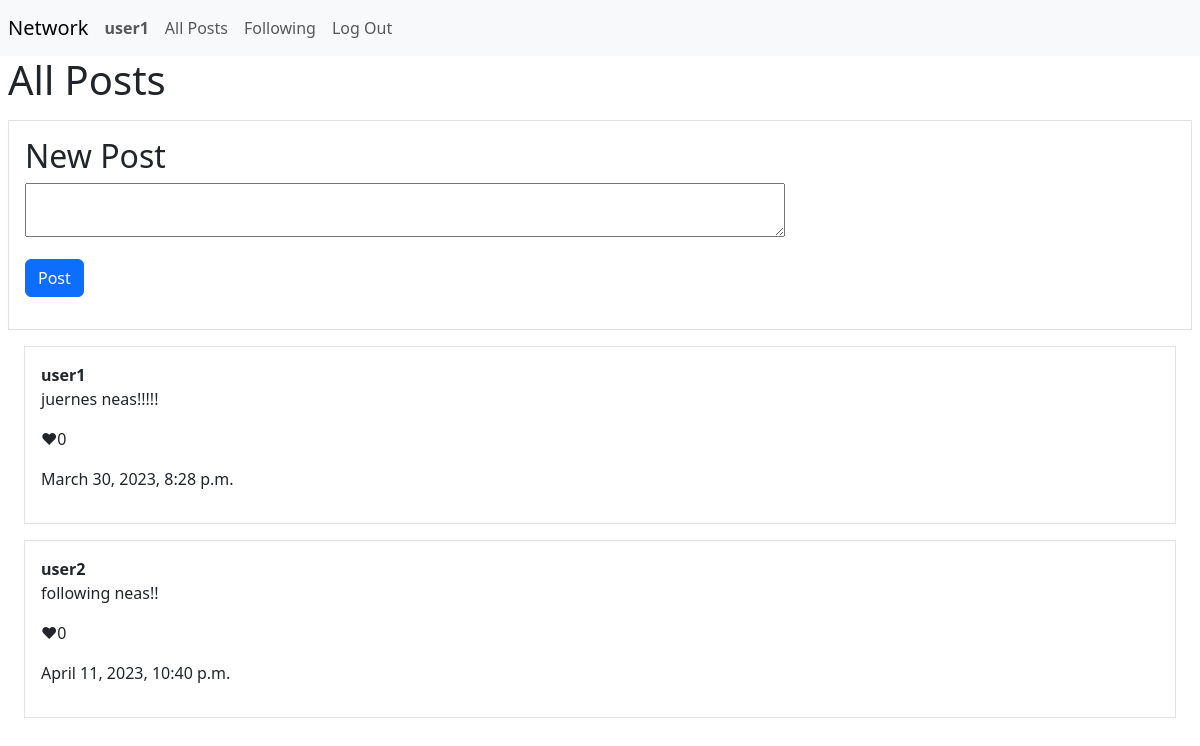
/ (signed in), run on the app's committed database.
### network/models.py (models this page shows)
class User(AbstractUser):
    pass

class Posts(models.Model):
    poster = models.ForeignKey("User", on_delete=models.CASCADE, related_name="posts")
    content = models.TextField(max_length=280)
    timestamp = models.DateTimeField(auto_now_add=True)
    likes = models.IntegerField(default=0)

### network/views.py (the view)
# urls.py: path("", views.index, name="index"),
def index(request):
    if request.user.is_authenticated:
        return render(request, "network/index.html", {
            "posts": Posts.objects.all()
        })
    else:
        return render(request, "network/index.html")

### network/templates/network/index.html (shortened to what this page needs)
{% extends "network/layout.html" %}
{% block body %}
    {% if user.is_authenticated %}
    <div>
        <h1>All Posts</h1>
    </div>
    <div class=" border p-3 my-3">
        <h2>New Post</h2>
        <form action="{% url 'new_post' %}" method="post">
            <textarea name="content" row="4" cols="80"></textarea>
            <br/>
            <input type="submit" value="Post" class="btn btn-primary my-3"/>
        </form>
    </div>
    <div>
        {% for post in posts %}
            <div class="border p-3 m-3">
                <b>{{ post.poster.username }}</b>
                <p>{{ post.content }}</p>
                <p> ♥{{ post.likes }}</p>
                <p>{{ post.timestamp }}</p>
            </div>
        {% endfor %}
        </div>
    {% endif %}
{% endblock %}

### network/templates/network/layout.html (shortened to what this page needs)
{% load static %}
<!DOCTYPE html>
<html lang="en">
    <head>
        <link href="https://cdn.jsdelivr.net/npm/bootstrap@5.3.0-alpha2/dist/css/bootstrap.min.css" rel="stylesheet">
        <link href="{% static 'network/styles.css' %}" rel="stylesheet">
    </head>
    <body>
        <nav class="navbar navbar-expand-lg navbar-light bg-light">
            <a class="navbar-brand mx-2" href="#">Network</a>
            <div>
              <ul class="navbar-nav mr-auto">
                {% if user.is_authenticated %}
                    <li class="nav-item">
                        <a class="nav-link" href="#"><strong>{{ user.username }}</strong></a>
                    </li>
                {% endif %}
                <li class="nav-item">
                  <a class="nav-link" href="{% url 'index' %}">All Posts</a>
                </li>
                {% if user.is_authenticated %}
                    <li class="nav-item">
                        <a class="nav-link" href="{% url 'following' %}">Following</a>
                    </li>
                    <li class="nav-item">
                        <a class="nav-link" href="{% url 'logout' %}">Log Out</a>
                    </li>
                {% endif %}
              </ul>
            </div>
          </nav>
        <div class="body mx-2">
            {% block body %}
            {% endblock %}
        </div>
    </body>
</html>

### data on the page
User: username "user1"
Posts: poster.username "user1", content "juernes neas!!!!!", likes "0", timestamp "March 30, 2023, 8:28 p.m."
Posts: poster.username "user2", content "following neas!!", likes "0", timestamp "April 11, 2023, 10:40 p.m."
